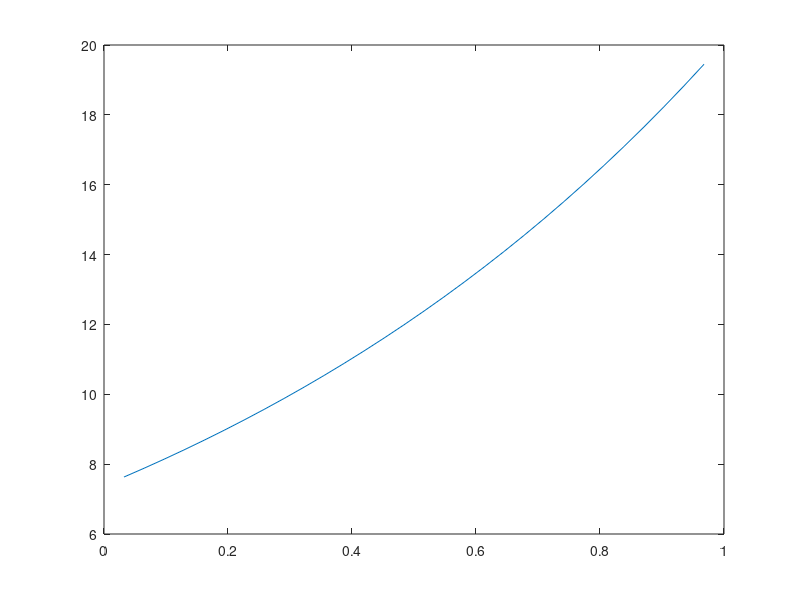

Here is the MATLAB script that generated this plot:
clear all; close all;
% function U = WAscheme(N, M, l, T, mu, D, IC, BC0, BC1)
IC =@(x) exp(x); BC0 =@(t) exp(t); BC1 =@(t) exp(1+t);
% IC =@(x) 1+1000*sin(pi*x)+1e-9*sin(5*pi*x); 
% BC0 =@(t) 1 + 0*t; 
% BC1 =@(t) 1 + 0*t;
% IC =@(x) 100 + 0*x; BC0 =@(t) 0*t; BC1 =@(t) 0*t;
% Crank Nicolson: mu =1/2
% Explicit: mu = 0
% Implicit: mu = 1

N = 30; M = 1000; l = 1; T = 2; mu = 1; D = 1;
%
% 
% initialization 
dx = l/(N+1); dt = T/M;
x = 0:dx:l; 
ini = IC(x); 
r = dt/dx^2;
fprintf(['r is ', num2str(r), '\n'])

% construct matrix A and B
Aupper = (-mu*r*D)*ones(N-1, 1);
Acenter = (1+2*mu*r*D)*ones(N, 1);
Alower = Aupper;
A = diag(Aupper, 1) + diag(Acenter) + diag(Alower, -1);
%fprintf(['Determinant of A is ', num2str(det(A)), '\n'])

Bupper = (1-mu)*r*D*ones(N-1, 1);
Bcenter = (1 -2*(1-mu)*r*D)*ones(N, 1);
Blower = Bupper; 
B = diag(Bupper, 1) + diag(Bcenter) + diag(Blower, -1);
%fprintf(['Determinant of B is ', num2str(det(B)), '\n'])

% main calculation
U = ini(2:end-1)';
for ite = 1:M
    R = B*U;
    R(1) = R(1) + r*D*mu*BC0(ite*dt) + (1-mu)*r*D*BC0((ite - 1)*dt); 
    R(end) = R(end) + r*mu*D*BC1(ite*dt) + (1 - mu)*r*D*BC1((ite - 1)*dt);
    U = A\R;
end

exact =@(x) exp(x + T);
% exact =@(x) 1+1000*sin(pi*x)*exp(-pi^2*T)+(1e-9)*sin(5*pi*x)*exp(-25*pi^2*T);
% exact =@(x) (400/pi)*sin(pi*x)*exp(-0.1*pi^2*T) + ...
%     (400/(3*pi))*sin(3*pi*x)*exp(-0.1*9*pi^2*T) + ...
%     (400/(5*pi))*sin(3*pi*x)*exp(-0.1*25*pi^2*T);
max_error = max(abs(exact(x(2:end-1))' - U))
% end

% When N = 40 and M = 500, the maximum error is 7.2201e-05 with mu = 1/2
% When N = 50 and M = 60000, the maximum error is 2.1808e-05 with mu = 0
% When N = 100 and M = 20000, the maximum error is 8.2528e-05 with mu = 1

% find approximation
X = x(2:end-1);
Y = U;
plot(X, Y)

LineH = get(gca, 'Children');
X = get(LineH, 'XData');
Y = get(LineH, 'YData');
xx = 1; 
yy = interp1(X, Y, xx);  
xx2 = X(find(abs(x - 0.6)<0.1));  
appro = 0;
L = length(xx2); 
for n = 1:L
    index = find(X == xx2(n)); 
    appro = appro + Y(index);
end
disp(appro/L)